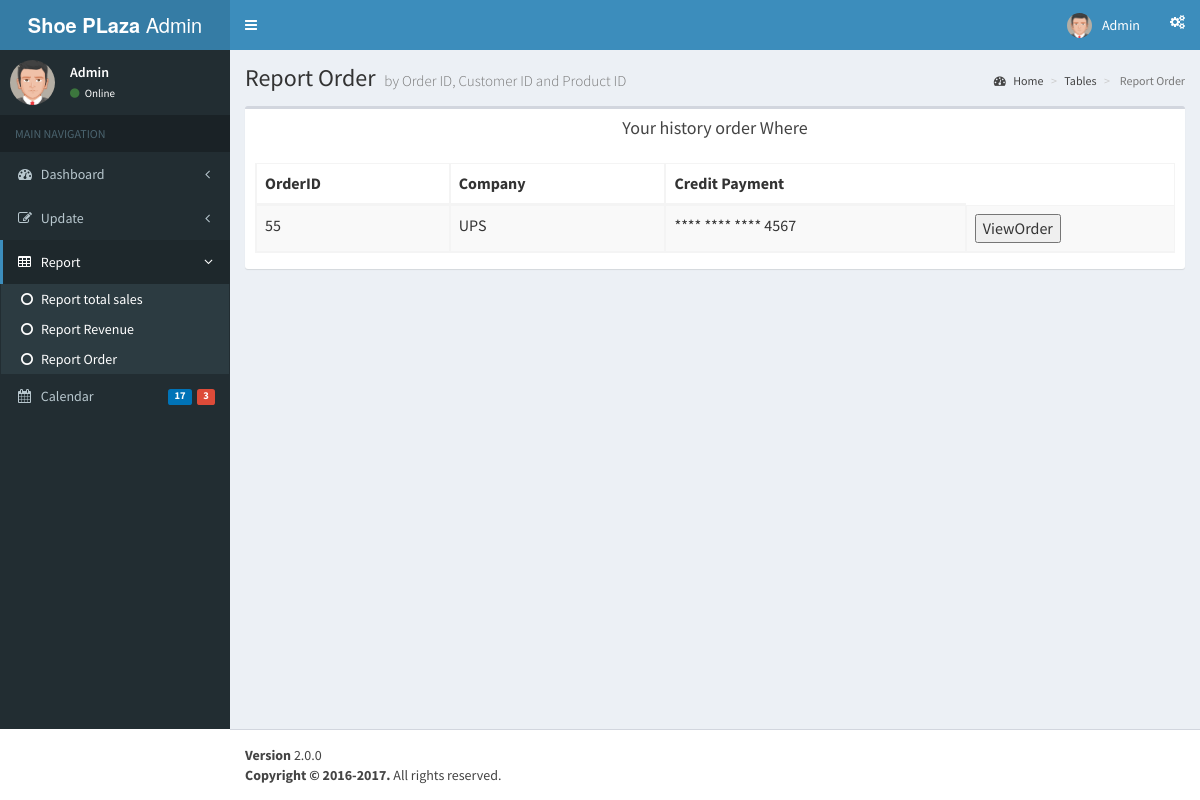
/admin/pages/tables/data2.php, run on the app's committed database.
### tables this page shows
CREATE TABLE `shipper` (
  `CompanyID` int(10) NOT NULL,
  `CompanyName` varchar(50) NOT NULL
);

CREATE TABLE `order_` (
  `OrderID` int(10) NOT NULL,
  `status` tinyint(1) NOT NULL,
  `DateOrderMade` datetime NOT NULL,
  `Credit_Payment` int(2) NOT NULL
);

CREATE TABLE `customer_credit_card` (
  `Credit_Card_ID` int(10) NOT NULL,
  `Number` varchar(20) NOT NULL,
  `Name` varchar(75) NOT NULL,
  `Exp_Date` varchar(10) NOT NULL,
  `CVC` char(5) NOT NULL
);

### admin/pages/tables/data2.php (the view, shortened to what this page needs)
<?php
include 'recycle/topbar.php';
?>
  <div class="content-wrapper">
    <section class="content-header">
      <h1>
        Report Order
        <small>by Order ID, Customer ID and Product ID</small>
      </h1>
      <ol class="breadcrumb">
        <li><a href="#"><i class="fa fa-dashboard"></i> Home</a></li>
        <li><a href="#">Tables</a></li>
        <li class="active"> Report Order</li>
      </ol>
    </section>
    <section class="content">
      <div class="row">
        <div class="col-xs-12">
            <form method="post" action="data22.php?>">
            <?php
            $db= mysqli_connect("localhost", "root", "", "shoeplaza");
            $sql ="SELECT CompanyID,order_.Credit_Payment,order_.OrderID from has,order_,is_in,shipper GROUP by order_.OrderID";
            $result=mysqli_query($db,$sql) or die("Bad query: $sql");
            ?>
            <div class="box">
            <center>  <div class="box-header">
                <h3 class="box-title">Your history order Where</h3>
              </div>
              <div class="box-body">
                <table id="example1" class="table table-bordered table-striped">
                  <thead>
                  <tr>
                    <th> OrderID </th>
                    <th> Company </th>
                    <th> Credit Payment </th>
                  </tr>
                  </thead>
                  <tbody>
                    <?php
                    while ($row =mysqli_fetch_array($result))
                    {
                      $sqlShipper = "SELECT CompanyName from shipper where CompanyID = $row[CompanyID]";
                      $resultShipper=mysqli_query($db,$sqlShipper) or die("Bad query: $sqlShipper");
                      $rowShipper =mysqli_fetch_array($resultShipper);
                      $sqlCredit = "SELECT Number from customer_credit_card where Credit_Card_ID = $row[Credit_Payment]";
                      $resultCredit=mysqli_query($db,$sqlCredit) or die("Bad query: $sqlCredit");
                      $rowCredit =mysqli_fetch_array($resultCredit);
                    ?>
                    <tr>
                    <td><?php echo $row["OrderID"]; ?></td>
                    <td><?php echo $rowShipper["CompanyName"]; ?></td>
                          <?php $credit = explode(" ",$rowCredit["Number"])  ?>
                    <td><?php echo "**** **** **** ".$credit[3]; ?></td>
                    <td><button type="submit" name = "IdOrder"  value= <?php echo $row["OrderID"] ?> >ViewOrder</button></td>
                    </tr>
                    <?php  } ?>
                  </tbody>
                </table></center>
              </div>
            </div>
        </div>
      </div>
  </div>
  <?php include 'recycle/footer.php'; ?>
</body>
</html>

### data on the page
shipper: order_.OrderID "55", CompanyName "UPS", customer_credit_card.Number "4567"
